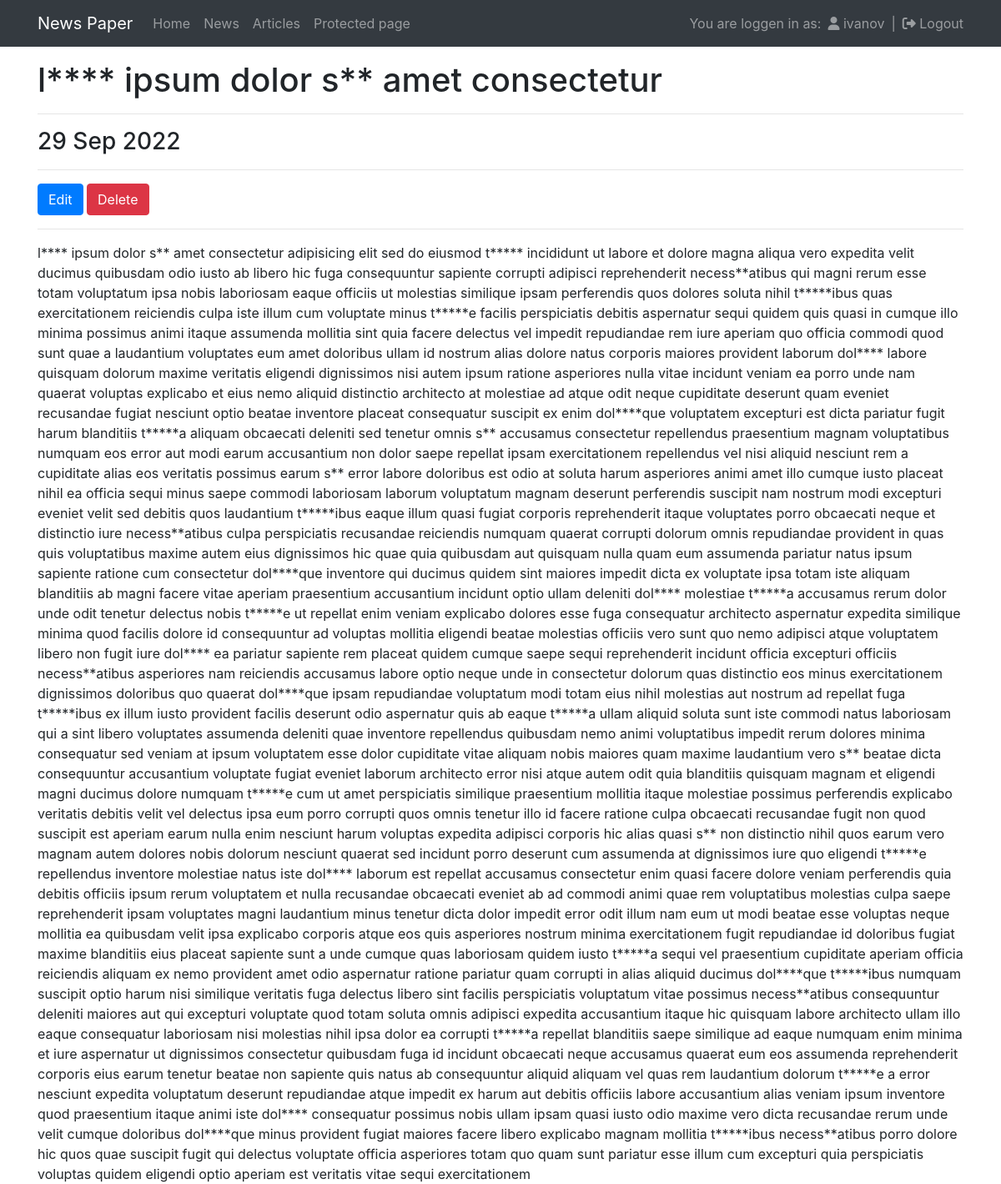
The page /articles/89/ (signed in) on the database its author committed.
### news/models.py (models this page shows, shortened)
class Post(models.Model):
    author = models.ForeignKey(Author, on_delete=models.CASCADE)
    type = models.CharField(max_length=8, choices=POST_TYPES, default=article)
    date_created = models.DateTimeField(auto_now=True)
    categories = models.ManyToManyField(Category, through='PostCategory')
    title = models.CharField(max_length=255)
    content = models.TextField()
    rating = models.IntegerField(default=0)

### news/views.py (the view)
# urls.py: path('articles/<int:pk>/', ArticleDetail.as_view(), name='article_detail'),
class ArticleDetail(PermissionRequiredMixin, DetailView):
    model = Post
    template_name = 'news/article.html'
    context_object_name = 'article'
    permission_required = 'news.view_post'

### news/templatetags/custom_filters.py (called while the page is built)
@register.filter(name='censor')
def censor(value):
    if not isinstance(value, str):
        raise ValueError
    for text, censored in CENSORED_WORDS.items():
        value = value.replace(text, censored)
    return value

### templates/news/article.html (shortened to what this page needs)
{% extends 'flatpages/default.html' %}
{% load custom_filters %}
{% block content %}
<h1>{{ article.title|censor }}</h1>
<hr/>
<h3>{{ article.date_created|date:"d M Y" }}</h3>
<hr/>
<a href="{% url 'article_edit' pk=article.id %}" class="btn btn-primary">Edit</a>
<a href="{% url 'article_delete' pk=article.id %}" class="btn btn-danger">Delete</a>
<hr/>
{{ article.content|censor }}
{% endblock content %}

### templates/flatpages/default.html (shortened to what this page needs)
<!DOCTYPE html>
<html lang="en">
    <head>
        {% load static %}
        {% load bootstrap4 %}
        <link href="{% static 'fontawesomefree/css/fontawesome.css' %}" rel="stylesheet" type="text/css">
        <link href="{% static 'fontawesomefree/css/brands.css' %}" rel="stylesheet" type="text/css">
        <link href="{% static 'fontawesomefree/css/solid.css' %}" rel="stylesheet" type="text/css">
        {% bootstrap_css %}
    </head>
    <body>
        {% block menu %}
        <nav class="navbar navbar-expand-lg navbar-dark bg-dark mb-3">
            <div class="container">
                <a class="navbar-brand" href="#">News Paper</a>
                <div class="collapse navbar-collapse">
                    <ul class="navbar-nav ms-auto mb-2 mb-lg-0">
                        <li class="nav-item"><a class="nav-link{% if request.path == '/' %} active{% endif %}" aria-current="page" href="/">Home</a></li>
                        <li class="nav-item"><a class="nav-link{% if request.resolver_match.view_name == 'news_list' %} active{% endif %}" aria-current="page" href="{% url 'news_list' %}">News</a></li>
                        <li class="nav-item"><a class="nav-link{% if request.resolver_match.view_name == 'article_list' %} active{% endif %}" aria-current="page" href="{% url 'article_list' %}">Articles</a></li>
                        <li class="nav-item"><a class="nav-link{% if request.resolver_match.view_name == 'protected' %} active{% endif %}" aria-current="page" href="{% url 'protected' %}">Protected page</a></li>
                    </ul>
                </div>
                {% if request.user.is_authenticated %}
                    <span class="navbar-text mx-2">You are loggen in as:</span>
                    <a class="navbar-text{% if request.resolver_match.view_name == 'profile' %} active{% endif %}" aria-current="page" href="{% url 'profile' %}">
                        <i class="fa-solid fa-user"></i>
                        {{ request.user.username }}
                    </a>
                    <span class="navbar-text mx-2">|</span>
                    <a class="navbar-text{% if request.resolver_match.view_name == 'logout' %} active{% endif %}" aria-current="page" href="{% url 'logout' %}">
                        <i class="fa-solid fa-right-from-bracket"></i>
                        Logout
                    </a>
                    {% endif %}
            </div>
        </nav>
        {% endblock menu %}
        <main role="main" class="container">
            {% block content %}
            {% endblock content %}
        </main>
    </body>
</html>

### rows shown on the page
Post: title|censor "l**** ipsum dolor s** amet consectetur", date_created "29 Sep 2022", content|censor "l**** ipsum dolor s** amet consectetur adipisicing elit sed do eiusmod t***** incididunt ut labore et dolore magna aliqua vero expedita velit ducimus quibusdam odio iusto ab libero hic fuga consequuntur sapiente corrupti adipisci reprehenderit necess**atibus qui magni rerum esse totam voluptatum ipsa nobis laboriosam eaque officiis ut molestias similique ipsam perferendis quos dolores soluta nihil t*****ibus quas exercitationem reiciendis culpa iste illum cum voluptate minus t*****e facilis perspiciatis debitis aspernatur sequi quidem quis quasi in cumque illo minima possimus animi itaque assumenda mollitia sint quia facere delectus vel impedit repudiandae rem iure aperiam quo officia…"

### other values the page prints
{{ request.user.username }} "ivanov"
